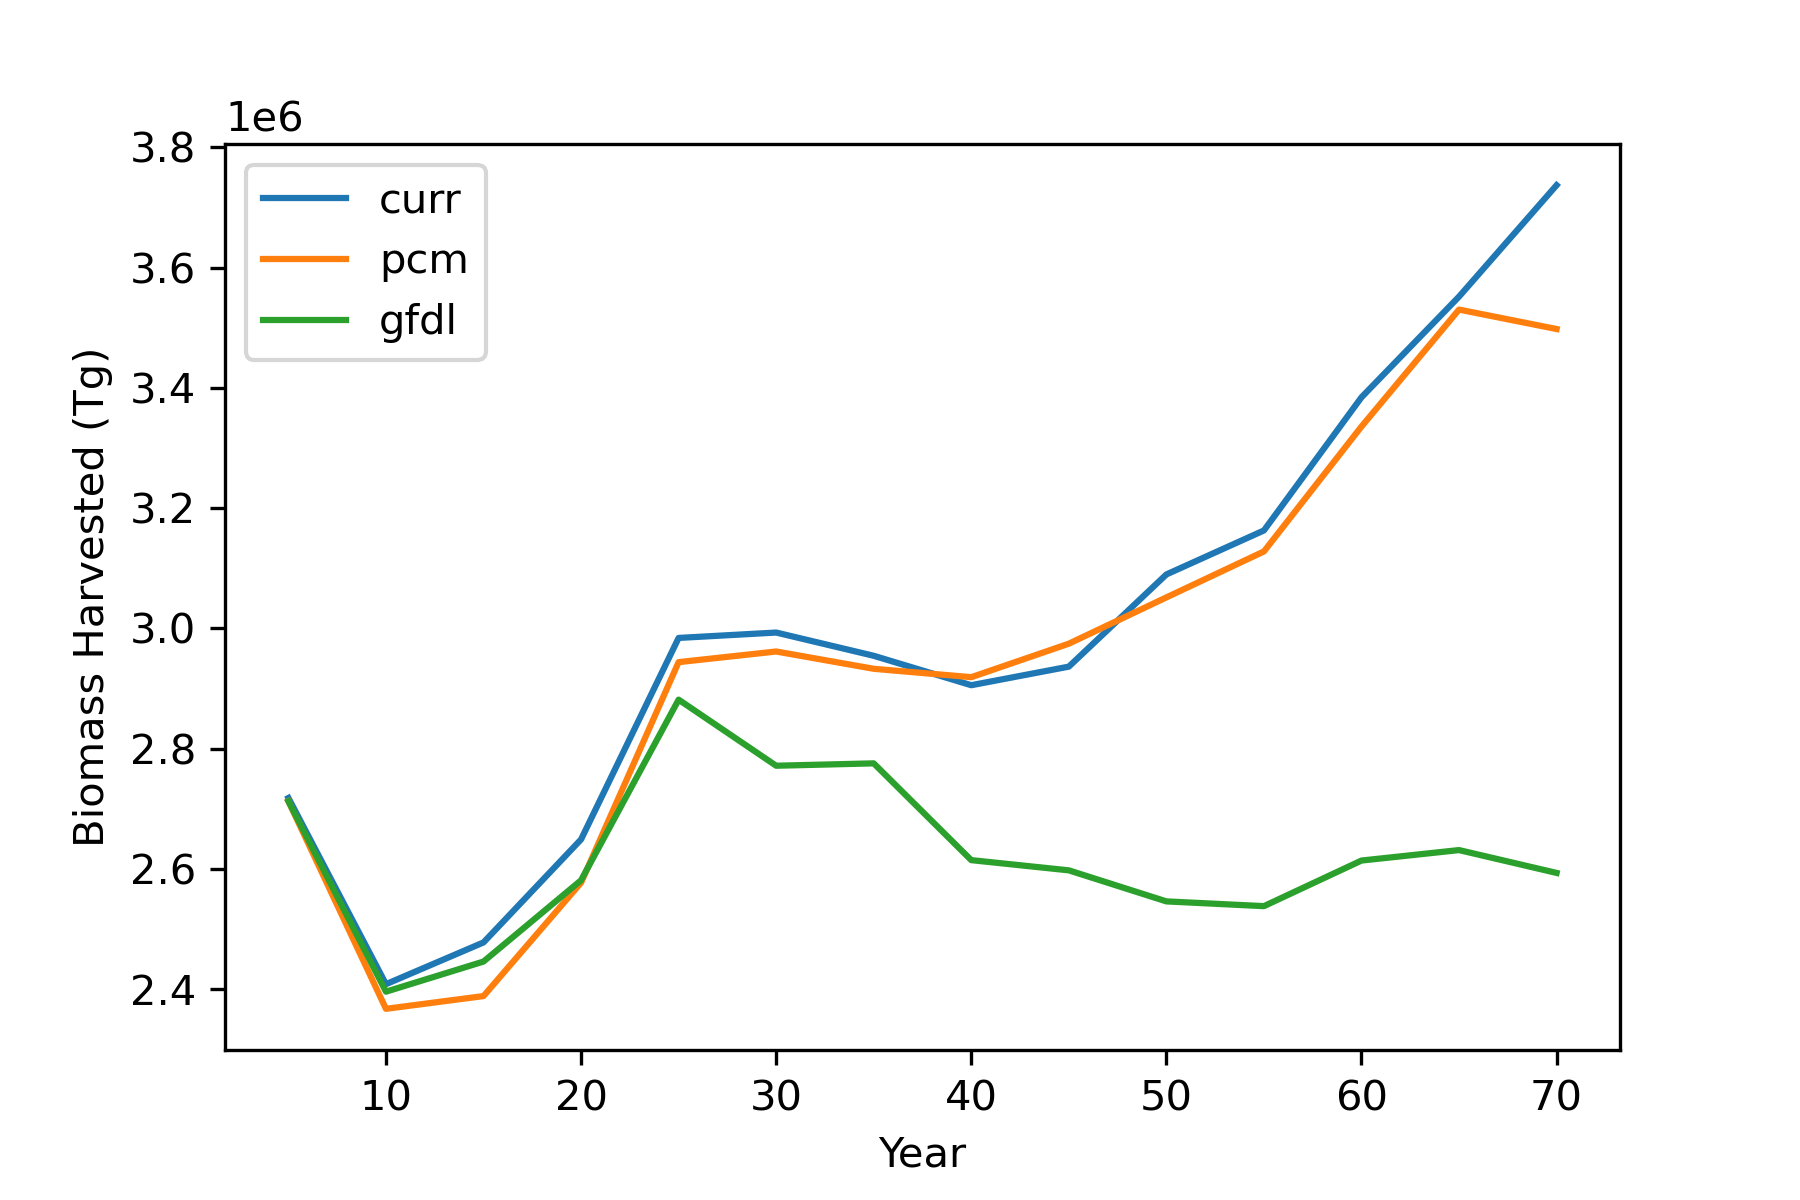

The script that saved this image:
# Name: BHE_scenarios 
# Description: ???
# Author: G. Sotnik

# Import relevant library.
import matplotlib.pyplot as plt
import pandas as pd

# --------------------
# PREPARE DATA & SPACE
# --------------------

# A list of unnecessary columns to remove from csv files to save memory.
rmv_cols = ['Prescription', 'Stand', 'EventID', 'StandAge', 'StandRank', 'NumberOfSites',
            'HarvestedSites', 'MgBioRemovedPerDamagedHa',
            'TotalCohortsPartialHarvest', 'TotalCohortsCompleteHarvest', 'CohortsHarvested_abiebals',
            'CohortsHarvested_acerrubr', 'CohortsHarvested_acersacc', 'CohortsHarvested_betualle',
            'CohortsHarvested_betupapy', 'CohortsHarvested_carycord', 'CohortsHarvested_caryovat',
            'CohortsHarvested_castdent', 'CohortsHarvested_fagugran', 'CohortsHarvested_fraxamer',
            'CohortsHarvested_fraxnigr', 'CohortsHarvested_fraxpenn', 'CohortsHarvested_piceglau',
            'CohortsHarvested_picemari', 'CohortsHarvested_pinubank', 'CohortsHarvested_pinuresi',
            'CohortsHarvested_pinustro', 'CohortsHarvested_pinusylv', 'CohortsHarvested_popubals',
            'CohortsHarvested_popugran', 'CohortsHarvested_poputrem', 'CohortsHarvested_prunsero',
            'CohortsHarvested_queralba', 'CohortsHarvested_quercocc', 'CohortsHarvested_querelli',
            'CohortsHarvested_querfalc', 'CohortsHarvested_quermacr', 'CohortsHarvested_querrubr',
            'CohortsHarvested_quervelu', 'CohortsHarvested_thujocci', 'CohortsHarvested_tiliamer',
            'CohortsHarvested_tsugcana', 'CohortsHarvested_ulmuamer']

# Lists with scenarios and times.
scenarios = ['curr', 'pcm', 'gfdl']
times = [5, 10, 15, 20, 25, 30, 35, 40, 45, 50, 55, 60, 65, 70]

# Allocating space for BHE scenarios.
BHE_scenarios = pd.DataFrame()

# Load data. Designate the first row as the header. Drop unnecessary columns.
BHE_curr_mgmt_sim1 = pd.read_csv('output_BHE_curr_mgmt_sim1.csv', header = 0)
BHE_curr_mgmt_sim1 = BHE_curr_mgmt_sim1.drop(columns = rmv_cols)

BHE_pcm_mgmt_sim1 = pd.read_csv('output_BHE_pcm_mgmt_sim1.csv', header = 0)
BHE_pcm_mgmt_sim1 = BHE_pcm_mgmt_sim1.drop(columns = rmv_cols)

BHE_gfdl_mgmt_sim1 = pd.read_csv('output_BHE_gfdl_mgmt_sim1.csv', header = 0)
BHE_gfdl_mgmt_sim1 = BHE_gfdl_mgmt_sim1.drop(columns = rmv_cols)

# ------------
# PROCESS DATA
# ------------

# Sum biomass harvested by scenario and year in a dataframe called BHE_scenarios.
for scenario in range(3):
    for time in range(14):
        BHE_scenarios.loc[times[time], scenarios[scenario]] = vars()['BHE_' + scenarios[scenario] +'_mgmt_sim1'].loc[
            vars()['BHE_' + scenarios[scenario] + '_mgmt_sim1']['Time'] == times[time], 'MgBiomassRemoved'].sum()

# ------------
# PLOT RESULTS
# ------------

BHE_scenarios.plot.line(y = scenarios)
plt.xlabel('Year')
plt.ylabel('Biomass Harvested (Tg)')
plt.savefig('BHE_scenarios.png',dpi=300)

plt.show()

# ------------
# SAVE RESULTS
# ------------

# Save the dataframe BHE_Scenarios as a csv file.
BHE_scenarios.to_csv('analysis_BHE_scenarios.csv', index=False)
